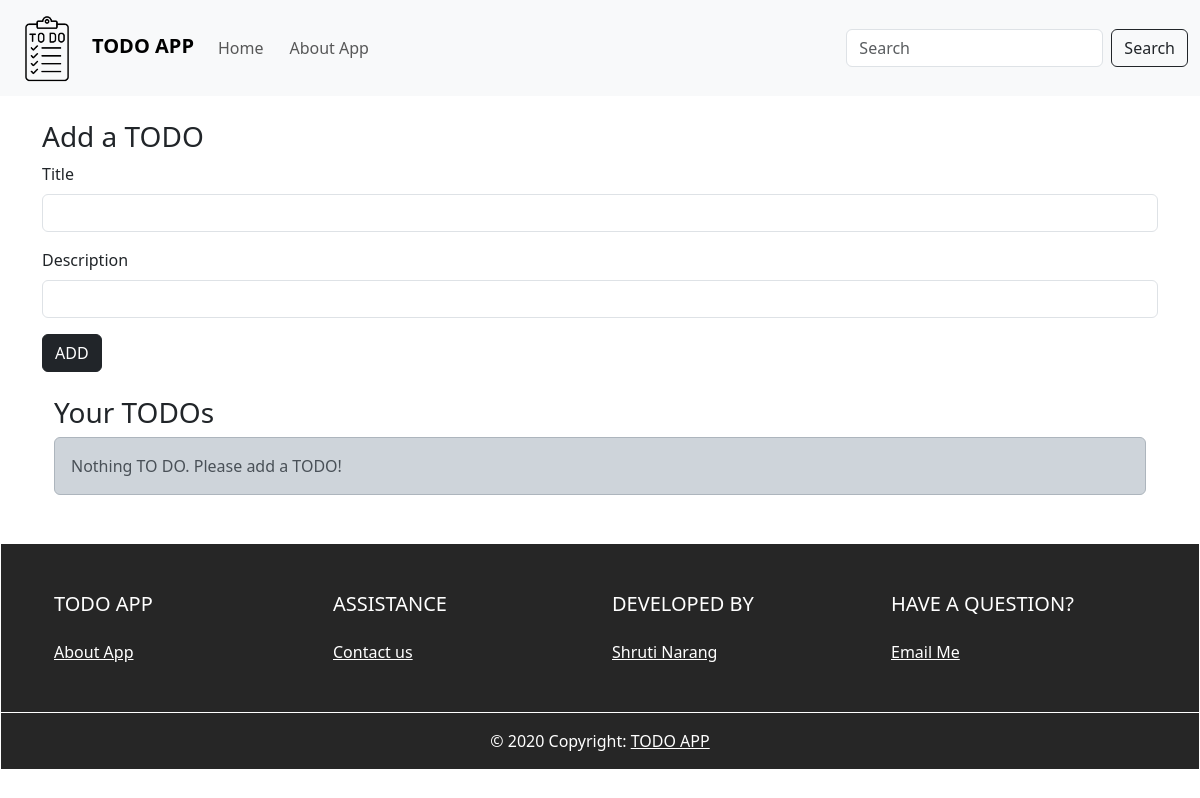
Before: / with the older database file.
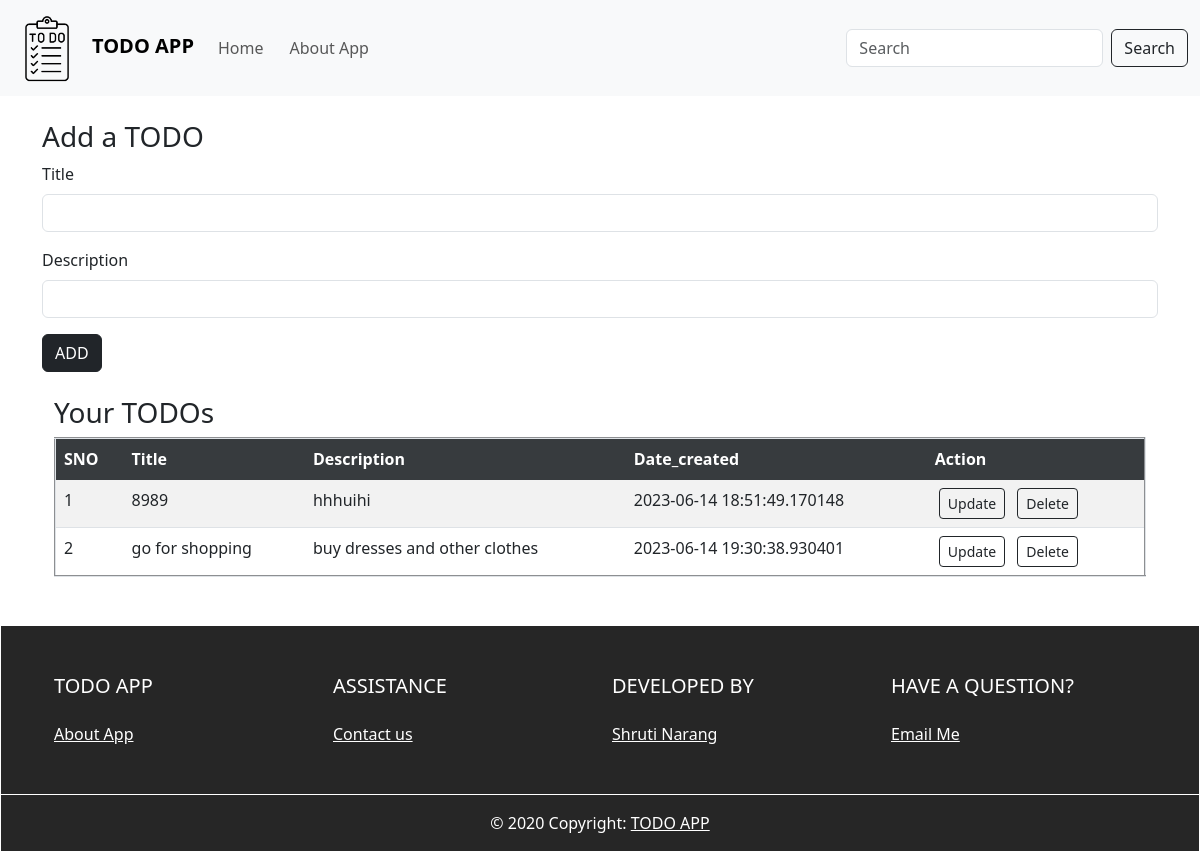
After: the same page with the newer database file.
### tables this page shows
CREATE TABLE TODO_LIST (SNO INTEGER PRIMARY KEY AUTOINCREMENT, Title TEXT, Description TEXT, Date_created TIMESTAMP);

### api/app.py (the view)
@app.route('/')
def index():
    conn = sqlite3.connect("TODO.db")
    conn.row_factory = sqlite3.Row
    cur = conn.cursor()
    cur.execute("SELECT * FROM TODO_LIST")
    rows = cur.fetchall()
    return render_template("index.html", data=rows)

### api/templates/index.html
{% extends 'base.html' %}
{% block body %}
<div>
<div class="container my-4">
  <h3>Add a TODO</h3>
  <form action = "/todo" method = "POST">
  <div class="mb-3">
    <label for="title"  class="form-label">Title</label>
    <input type="text" class="form-control mb-3" id="title" name="Title" aria-describedby="emailHelp">
  <div class="mb-3">
    <label for="desc" class="form-label">Description</label>
    <input type="text" name="Description" class="form-control" id="desc">
  </div>
  <button type="submit" class="btn btn-dark">ADD</button>
</form>
</div>
<div class="container my-4">
  <h3>Your TODOs</h3>
      {% if data|length==0 %}
      <div class="alert alert-dark" role="alert">
        Nothing TO DO. Please add a TODO!      </div>
       {% else %}
       <table border="2px solid black" class="table  table-striped" >
        <thead>
          <tr class="table table-dark table-active">
            <th scope="col">SNO</th>
            <th scope="col">Title</th>
            <th scope="col">Description</th>
            <th scope="col">Date_created</th>
            <th scope="col">Action</th>
          </tr>
        </thead>
        <tbody>
      {% for row in data %}
      <tr>
        <td>{{loop.index}}</td>
          <td>{{ row['Title'] }}</td>
          <td>{{ row['Description'] }}</td>
          <td>{{ row['Date_created'] }}</td>
          <td>
            <a href="{{ url_for('update', SNO=row['SNO']) }}" type="button" class="btn btn-outline-dark btn-sm mx-1">Update</a>
            <a href="{{ url_for('delete', SNO=row['SNO']) }}" type="button" class="btn btn-outline-dark btn-sm mx-1">Delete</a>
            </td>
      </tr>
      {% endfor %}
      {% endif %}
    </tbody>
  </table>
</div>
</div>
{% endblock body %}

### api/templates/base.html (shortened to what this page needs)
<!DOCTYPE html>
<html lang="en">
  <head>
    <link
      rel="stylesheet"
      href="{{ url_for('static', filename = 'style.css') }}"
    />
    <link rel="stylesheet" href="https://cdn.jsdelivr.net/npm/bootstrap@5.3.0/dist/css/bootstrap.min.css">
    <link
      href="https://cdn.jsdelivr.net/npm/bootstrap@5.3.0/dist/css/bootstrap.min.css"
      rel="stylesheet"
    />
  </head>
  <body>
        <nav class="navbar navbar-expand-lg bg-body-tertiary nav-color">
            <div class="container-fluid">
              <a class="navbar-brand todo" href="/"
                ><img
                  src="{{url_for('static',filename='Arrowai.png')}}"
                  alt=""
                  class="Logo"
                />TODO APP</a
              >
              <div class="collapse navbar-collapse" id="navbarSupportedContent">
                <ul class="navbar-nav me-auto mb-2 mb-lg-0">
                  <li class="nav-item">
                    <a class="nav-link" aria-current="page" href="/">Home</a>
                  </li>
                  <li class="nav-item">
                    <a class="nav-link" href="/About-App">About App</a>
                  </li>
                </ul>
                <form class="d-flex" role="search">
                  <input
                    class="form-control me-2"
                    type="search"
                    placeholder="Search"
                    aria-label="Search"
                  />
                  <button class="btn btn-outline-dark" type="submit">Search</button>
                </form>
              </div>
            </div>
          </nav>
{% block body %}
{% endblock body %}
         <footer class="text-center text-lg-start border border-white mt-xl-5 pt-4 foot"
      >
        <div class="container p-4">
          <div class="row">
            <div class="col-lg-3 col-md-6 mb-4 mb-lg-0">
              <h5 class="text-uppercase mb-4">
                TODO APP
              </h5>
              <ul class="list-unstyled mb-4">
                <li>
                  <a href="/About-App" class="text-white">About App</a>
                </li>
              </ul>
            </div>
            <div class="col-lg-3 col-md-6 mb-4 mb-lg-0">
              <h5 class="text-uppercase mb-4">Assistance</h5>
              <ul class="list-unstyled">
                <li>
                  <a
                    href="https://shrutinarang34.github.io/MyPortfolio/"
                    class="text-white"
                    >Contact us</a
                  >
                </li>
              </ul>
            </div>
            <div class="col-lg-3 col-md-6 mb-4 mb-lg-0">
              <h5 class="text-uppercase mb-4">Developed By</h5>
              <ul class="list-unstyled">
                <li>
                  <a
                    href="https://www.linkedin.com/in/shruti-narang-212174229/"
                    class="text-white"
                    >Shruti Narang</a
                  >
                </li>
              </ul>
            </div>
            <div class="col-lg-3 col-md-6 mb-4 mb-lg-0">
              <h5 class="text-uppercase mb-4">
                Have a question?
              </h5>
            <a href="mailto:shrutinarang34@gmail.com" style="color: white;">Email Me</a>
            </div>
          </div>
        </div>
        <div class="text-center p-3 border-top border-white ">
          © 2020 Copyright:
          <a class="text-white" href="/">TODO APP</a>
        </div>
      </footer>
  </body>
  </html>

### api/static/style.css (style rules this page uses)
body { margin: 0; padding: 0; font-family: "Helvetica Neue", Helvetica, Arial, sans-serif; color: #444; }
.nav-color { background-color: #A2A29F; }
.Logo { height: 70px; width: 70px; margin-right: 10px; }
.todo { color: black; margin-right: 10px; font-weight: bold; }
.nav-item { color: black; margin-right: 10px; font-weight: 500; }
.foot { background-color: #262626; color: white; width: 100%; margin-bottom: 0; padding-bottom: 0; }

Changed rows visible on the page:
added TODO_LIST: Title "8989", Description "hhhuihi", Date_created "2023-06-14 18:51:49.170148"
added TODO_LIST: Title "go for shopping", Description "buy dresses and other clothes", Date_created "2023-06-14 19:30:38.930401"
Other visible differences:
text no longer shown: "Nothing TO DO. Please add a TODO!"
text now shown: "SNO Title Description Date_created Action"
